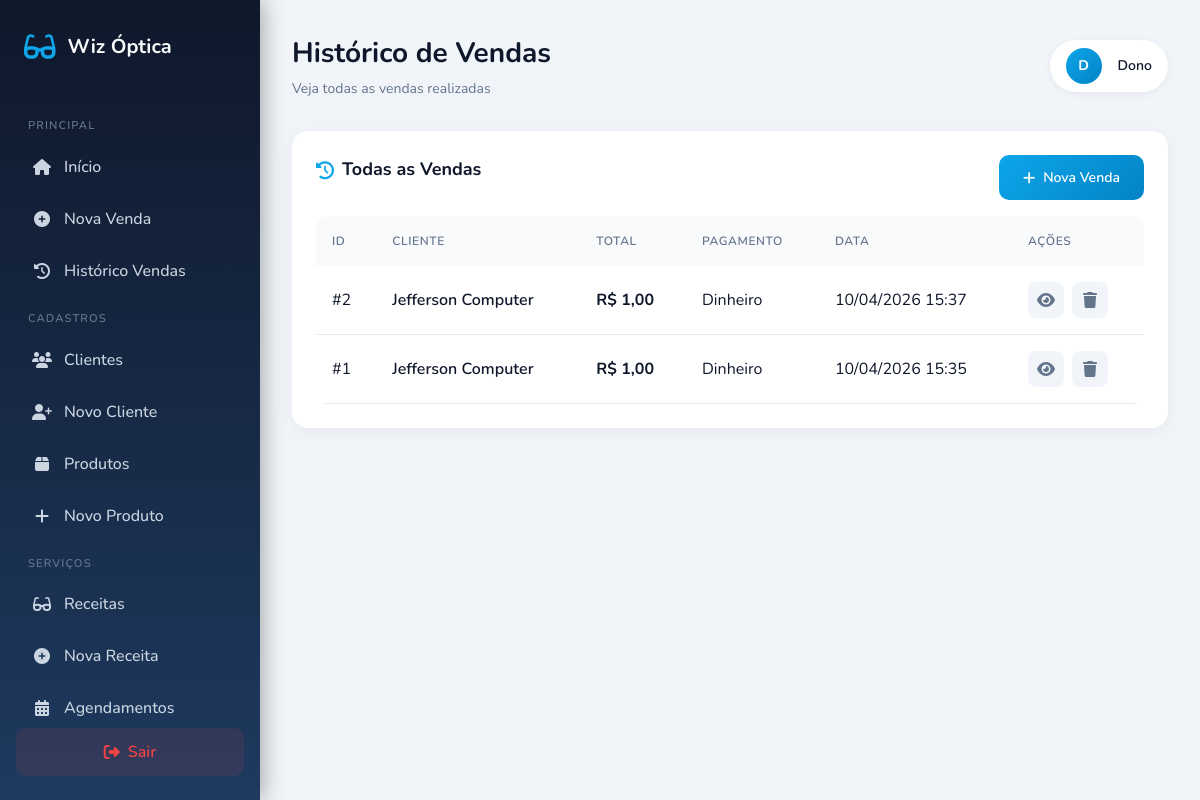
Page /otica/views/vendas/historico.php (signed in) on the earlier database version.
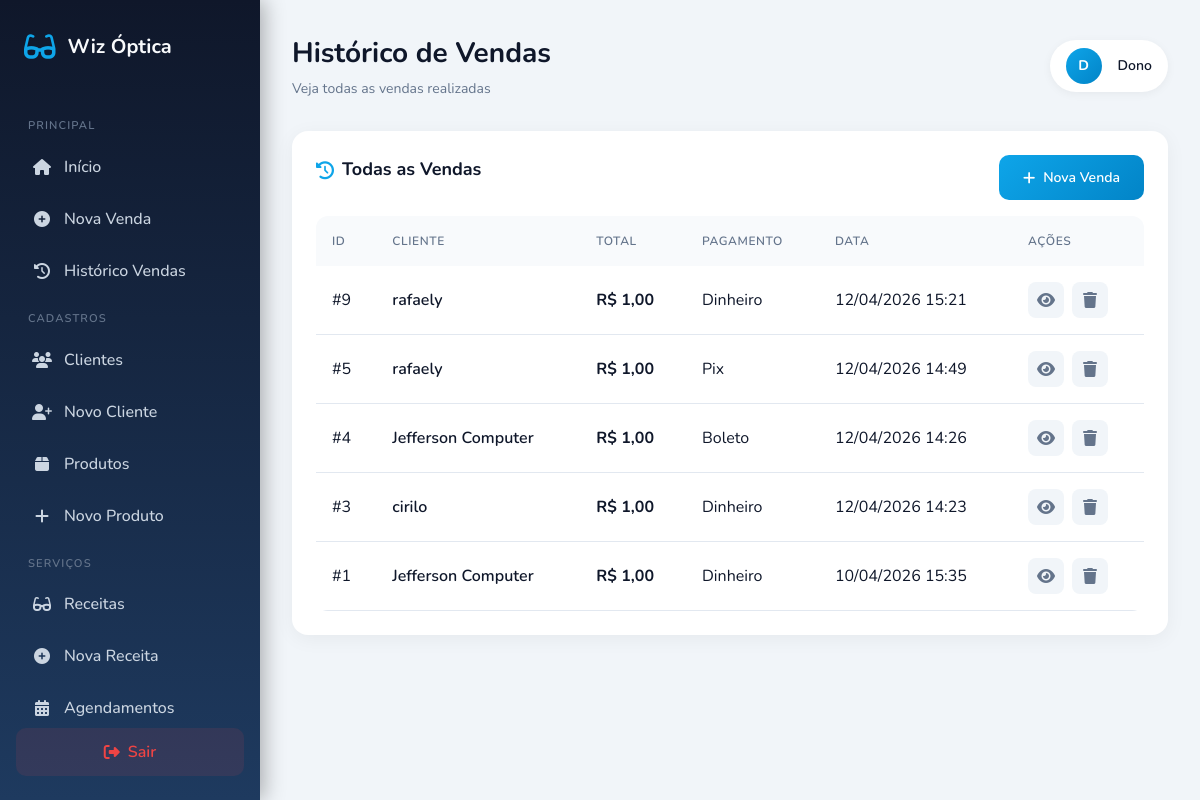
Same page on the later database version.
### tables this page shows
CREATE TABLE `vendas` (
  `id` bigint(20) UNSIGNED NOT NULL,
  `cliente_id` int(11) DEFAULT NULL,
  `usuario_id` int(11) DEFAULT NULL,
  `total` decimal(10,2) DEFAULT NULL,
  `forma_pagamento` varchar(30) DEFAULT NULL,
  `data_venda` timestamp NOT NULL DEFAULT current_timestamp()
);

CREATE TABLE `clientes` (
  `id` bigint(20) UNSIGNED NOT NULL,
  `nome` varchar(100) NOT NULL,
  `telefone` varchar(20) DEFAULT NULL,
  `cpf` varchar(14) DEFAULT NULL,
  `email` varchar(100) DEFAULT NULL,
  `data_nascimento` date DEFAULT NULL,
  `criado_em` timestamp NOT NULL DEFAULT current_timestamp(),
  `endereco` text DEFAULT NULL,
  `bairro` text DEFAULT NULL,
  `numero` int(11) DEFAULT NULL
);

### otica/views/vendas/historico.php (the view, shortened to what this page needs)
<?php
$db = Database::getInstance()->getConnection();
$pageTitle = 'Histórico de Vendas';
$moduleName = 'Veja todas as vendas realizadas';
try {
    $stmt = $db->query("SELECT v.*, c.nome as cliente_nome FROM vendas v LEFT JOIN clientes c ON v.cliente_id = c.id ORDER BY v.id DESC");
    $vendas = $stmt->fetchAll();
} catch (PDOException $e) {
    error_log("Erro: " . $e->getMessage());
    $vendas = [];
}
include '../layout_base.php';
?>
<div class="card">
    <div class="flex justify-between items-center mb-4">
        <h2 class="card-title">
            <i class="fas fa-history"></i>
            Todas as Vendas
        </h2>
        <a href="nova.php" class="btn btn-primary">
            <i class="fas fa-plus"></i>
            Nova Venda
        </a>
    </div>
    <?php if (empty($vendas)): ?>
    <div class="empty-state">
        <i class="fas fa-shopping-cart"></i>
        <h3>Nenhuma venda realizada</h3>
        <p>Comece criando sua primeira venda.</p>
        <a href="nova.php" class="btn btn-primary mt-4">
            <i class="fas fa-plus"></i>
            Criar Venda
        </a>
    </div>
    <?php else: ?>
    <div class="table-container">
        <table class="table">
            <thead>
                <tr>
                    <th>ID</th>
                    <th>Cliente</th>
                    <th>Total</th>
                    <th>Pagamento</th>
                    <th>Data</th>
                    <th>Ações</th>
                </tr>
            </thead>
            <tbody>
                <?php foreach ($vendas as $v): ?>
                <tr>
                    <td>#<?php echo $v['id']; ?></td>
                    <td class="font-semibold"><?php echo htmlspecialchars($v['cliente_nome'] ?? 'Sem cliente'); ?></td>
                    <td class="font-bold text-green-600">R$ <?php echo number_format($v['total'] ?? 0, 2, ',', '.'); ?></td>
                    <td><?php echo htmlspecialchars(ucfirst($v['forma_pagamento'] ?? '-')); ?></td>
                    <td><?php echo $v['data_venda'] ? date('d/m/Y H:i', strtotime($v['data_venda'])) : '-'; ?></td>
                    <td>
                        <div class="actions">
                            <a href="visualizar.php?id=<?php echo $v['id']; ?>" class="btn-icon" title="Visualizar">
                                <i class="fas fa-eye"></i>
                            </a>
                            <a href="excluir.php?id=<?php echo $v['id']; ?>" class="btn-icon danger" title="Excluir" onclick="return confirm('Tem certeza que deseja excluir esta venda?');">
                                <i class="fas fa-trash"></i>
                            </a>
                        </div>
                    </td>
                </tr>
                <?php endforeach; ?>
            </tbody>
        </table>
    </div>
    <?php endif; ?>
</div>
<?php include '../layout_end.php'; ?>

### otica/views/layout_base.php (shortened to what this page needs)
<?php
$currentPage = $pageTitle ?? 'Wiz Óptica';
$currentModule = $moduleName ?? '';
?>
<!DOCTYPE html>
<html lang="pt-BR">
<head>
    <link rel="stylesheet" href="https://cdnjs.cloudflare.com/ajax/libs/font-awesome/6.4.0/css/all.min.css">
    <script src="https://cdn.tailwindcss.com"></script>
</head>
<body>
    <aside class="sidebar">
        <div class="sidebar-logo">
            <i class="fas fa-glasses"></i>
            <h1>Wiz Óptica</h1>
        </div>
        <div class="menu-scroll">
            <div class="menu-group">
                <p class="menu-title">Principal</p>
                <a href="../admin/index.php" class="menu-item">
                    <i class="fas fa-home"></i>
                    <span>Início</span>
                </a>
                <a href="../vendas/nova.php" class="menu-item">
                    <i class="fas fa-plus-circle"></i>
                    <span>Nova Venda</span>
                </a>
                <a href="../vendas/historico.php" class="menu-item">
                    <i class="fas fa-history"></i>
                    <span>Histórico Vendas</span>
                </a>
            </div>
            <div class="menu-group">
                <p class="menu-title">Cadastros</p>
                <a href="../clientes/index.php" class="menu-item">
                    <i class="fas fa-users"></i>
                    <span>Clientes</span>
                </a>
                <a href="../clientes/novo.php" class="menu-item">
                    <i class="fas fa-user-plus"></i>
                    <span>Novo Cliente</span>
                </a>
                <a href="../produtos/index.php" class="menu-item">
                    <i class="fas fa-box"></i>
                    <span>Produtos</span>
                </a>
                <a href="../produtos/novo.php" class="menu-item">
                    <i class="fas fa-plus"></i>
                    <span>Novo Produto</span>
                </a>
            </div>
            <div class="menu-group">
                <p class="menu-title">Serviços</p>
                <a href="../receitas/index.php" class="menu-item">
                    <i class="fas fa-glasses"></i>
                    <span>Receitas</span>
                </a>
                <a href="../receitas/nova.php" class="menu-item">
                    <i class="fas fa-plus-circle"></i>
                    <span>Nova Receita</span>
                </a>
                <a href="../agendamentos/index.php" class="menu-item">
                    <i class="fas fa-calendar-alt"></i>
                    <span>Agendamentos</span>
                </a>
            </div>
        </div>
        <button onclick="logout()" class="btn-logout">
            <i class="fas fa-sign-out-alt"></i>
            <span>Sair</span>
        </button>
    </aside>
    <main class="main-content">
        <header class="page-header">
            <div>
                <h1 class="page-title"><?php echo $currentPage; ?></h1>
                <?php if (!empty($currentModule)): ?>
                <p class="page-subtitle"><?php echo $currentModule; ?></p>
                <?php endif; ?>
            </div>
            <div class="user-info">
                <div class="user-avatar">
                    <?php echo strtoupper(substr($_SESSION['usuario_nome'] ?? 'U', 0, 1)); ?>
                </div>
                <div class="user-name"><?php echo htmlspecialchars($_SESSION['usuario_nome'] ?? 'Usuário'); ?></div>
            </div>
        </header>

### otica/views/layout_end.php (shortened to what this page needs)
    </main>
</body>
</html>

### otica/views/layout_base.php (style rules this page uses)
* { box-sizing: border-box; margin: 0; padding: 0; }
body { font-family: 'Nunito', sans-serif; background: #f1f5f9; }
.sidebar { background: linear-gradient(180deg, #0f172a 0%, #1e3a5f 100%); width: 260px; height: 100vh; position: fixed; left: 0; top: 0; padding: 1.5rem 1rem; display: flex; flex-direction: column; z-index: 100; box-shadow: 4px 0 20px rgba(0,0,0,0.3); }
.sidebar-logo { display: flex; align-items: center; gap: 0.75rem; padding: 0.5rem; margin-bottom: 2rem; }
.sidebar-logo i { font-size: 1.75rem; color: #0ea5e9; }
.sidebar-logo h1 { font-size: 1.25rem; font-weight: 700; color: #f8fafc; }
.menu-title { font-size: 0.7rem; text-transform: uppercase; letter-spacing: 0.1em; color: #64748b; margin: 1rem 0 0.5rem 0.75rem; font-weight: 600; }
.menu-item { display: flex; align-items: center; gap: 0.75rem; padding: 0.75rem 1rem; color: #cbd5e1; text-decoration: none; border-radius: 10px; margin-bottom: 0.25rem; transition: all 0.2s ease; font-weight: 500; }
.menu-item i { width: 20px; text-align: center; }
.main-content { margin-left: 260px; padding: 2rem; min-height: 100vh; }
.page-header { display: flex; justify-content: space-between; align-items: center; margin-bottom: 2rem; }
.page-title { font-size: 1.75rem; font-weight: 700; color: #0f172a; }
.page-subtitle { color: #64748b; font-size: 0.875rem; margin-top: 0.25rem; }
.user-info { display: flex; align-items: center; gap: 1rem; background: white; padding: 0.5rem 1rem; border-radius: 50px; box-shadow: 0 2px 10px rgba(0,0,0,0.05); }
.user-avatar { width: 36px; height: 36px; background: linear-gradient(135deg, #0ea5e9, #0284c7); border-radius: 50%; display: flex; align-items: center; justify-content: center; color: white; font-weight: 700; font-size: 0.875rem; }
.user-name { font-weight: 600; color: #0f172a; font-size: 0.875rem; }
.card { background: white; border-radius: 16px; padding: 1.5rem; box-shadow: 0 4px 20px rgba(0,0,0,0.05); margin-bottom: 1.5rem; }
.card-title { font-size: 1.125rem; font-weight: 700; color: #0f172a; margin-bottom: 1rem; display: flex; align-items: center; gap: 0.5rem; }
.card-title i { color: #0ea5e9; }
.btn { display: inline-flex; align-items: center; gap: 0.5rem; padding: 0.75rem 1.5rem; border-radius: 10px; font-weight: 600; font-family: inherit; font-size: 0.875rem; cursor: pointer; transition: all 0.2s ease; border: none; }
.btn-primary { background: linear-gradient(135deg, #0ea5e9, #0284c7); color: white; }
.table-container { overflow-x: auto; border-radius: 12px; }
.table { width: 100%; border-collapse: collapse; }
.table th { background: #f8fafc; padding: 1rem; text-align: left; font-size: 0.75rem; text-transform: uppercase; letter-spacing: 0.05em; color: #64748b; font-weight: 600; }
.table td { padding: 1rem; border-bottom: 1px solid #e2e8f0; color: #0f172a; }
.actions { display: flex; gap: 0.5rem; }
.btn-icon { width: 36px; height: 36px; display: inline-flex; align-items: center; justify-content: center; border-radius: 8px; background: #f1f5f9; color: #64748b; transition: all 0.2s ease; }
.btn-logout { display: flex; align-items: center; justify-content: center; gap: 0.5rem; width: 100%; padding: 0.75rem; background: rgba(239, 68, 68, 0.1); color: #ef4444; border: none; border-radius: 10px; cursor: pointer; font-weight: 600; font-family: inherit; transition: all 0.2s ease; margin-top: auto; }
.menu-scroll { flex: 1; overflow-y: auto; padding-right: 0.5rem; }

Differences in the rows shown:
removed vendas: id "2", cliente.nome "Jefferson Computer", total "1,00", forma_pagamento "Dinheiro", data_venda "10/04/2026 15:37"
added vendas: id "9", cliente.nome "rafaely", total "1,00", forma_pagamento "Dinheiro", data_venda "12/04/2026 15:21"
added vendas: id "5", cliente.nome "rafaely", total "1,00", forma_pagamento "Pix", data_venda "12/04/2026 14:49"
added vendas: id "4", cliente.nome "Jefferson Computer", total "1,00", forma_pagamento "Boleto", data_venda "12/04/2026 14:26"
added vendas: id "3", cliente.nome "cirilo", total "1,00", forma_pagamento "Dinheiro", data_venda "12/04/2026 14:23"
